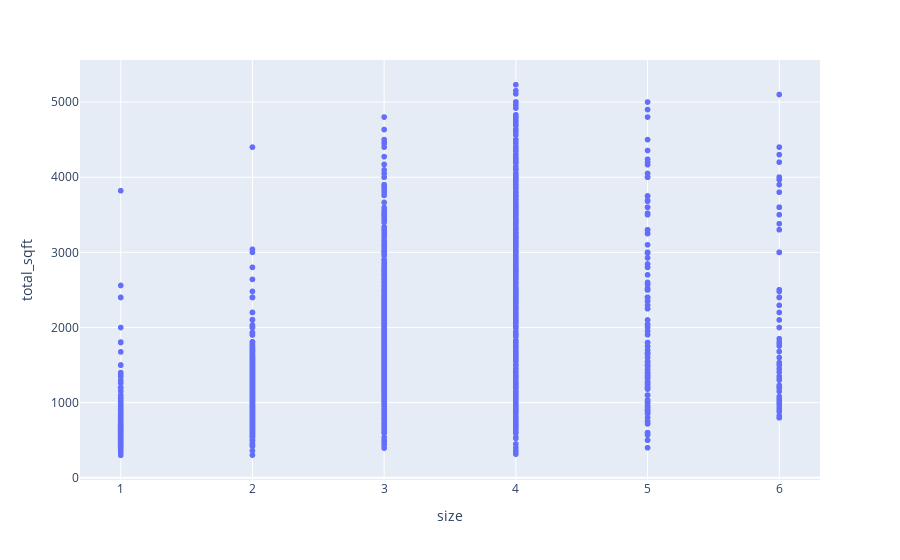

Notebook code cell kept with this figure:
### Code cell
px.scatter(data_frame = fil2,x = 'size',y = 'total_sqft' )# some data have error

### Figure 1 — Plotly figure (JSON) as saved in the notebook; plotly's stock layout.template omitted (floating-point values rounded to 4 significant figures; data arrays with more than 128 entries replaced by an {"elided": "..."} marker saying what was removed)
{"data": [{"hovertemplate": "size=%{x}<br>total_sqft=%{y}<extra></extra>", "legendgroup": "", "marker": {"color": "#636efa", "symbol": "circle"}, "mode": "markers", "name": "", "showlegend": false, "type": "scattergl", "x": {"elided": "8836 int values"}, "xaxis": "x", "y": {"elided": "8836 float values"}, "yaxis": "y"}], "layout": {"legend": {"tracegroupgap": 0}, "margin": {"t": 60}, "xaxis": {"anchor": "y", "domain": [0, 1], "title": {"text": "size"}}, "yaxis": {"anchor": "x", "domain": [0, 1], "title": {"text": "total_sqft"}}}}
